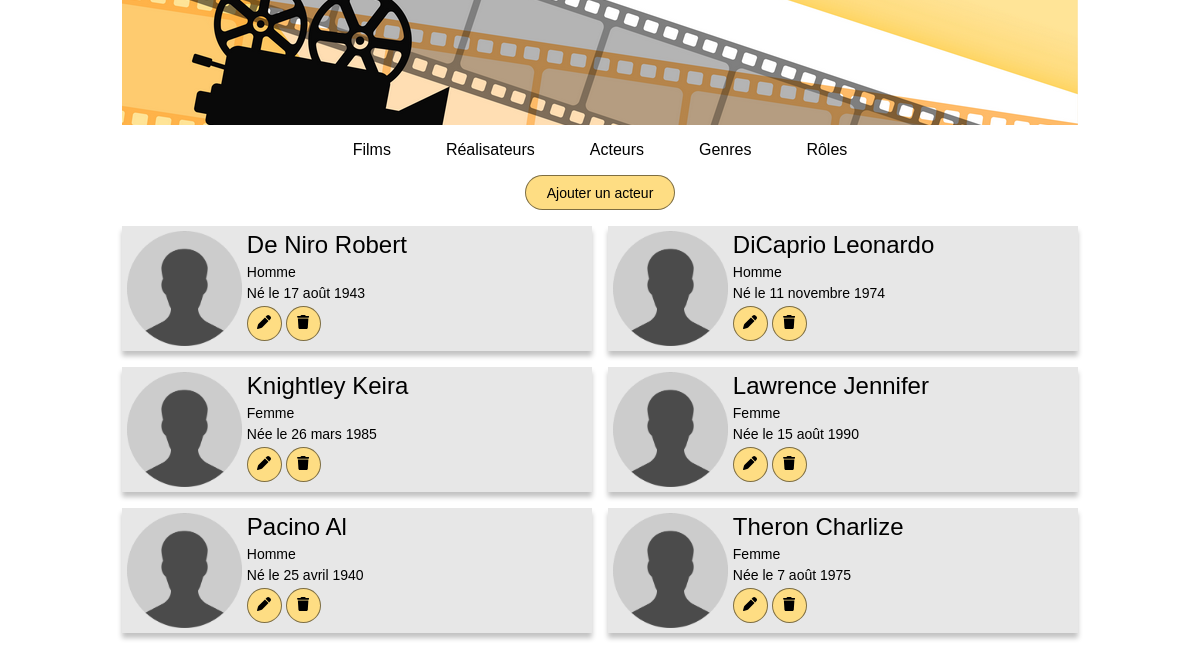
The page /index.php?action=listActeurs on the database its author committed.
### tables this page shows
CREATE TABLE IF NOT EXISTS `acteur` (
  `id_acteur` int NOT NULL AUTO_INCREMENT,
  `id_personne` int NOT NULL,
  PRIMARY KEY (`id_acteur`),
  UNIQUE KEY `id_personne` (`id_personne`),
  CONSTRAINT `acteur_ibfk_1` FOREIGN KEY (`id_personne`) REFERENCES `personne` (`id_personne`) ON DELETE CASCADE
);

CREATE TABLE IF NOT EXISTS `personne` (
  `id_personne` int NOT NULL AUTO_INCREMENT,
  `nom_personne` varchar(50) NOT NULL,
  `prenom_personne` varchar(50) NOT NULL,
  `sexe_personne` varchar(50) NOT NULL,
  `dateNaissance_personne` date NOT NULL,
  PRIMARY KEY (`id_personne`)
);

### controller/CinemaController.php (called while the page is built, shortened)
<?php
class CinemaController
{
    public function connectToBDD()
    {
        return Connect::seConnecter();
    }
    public function listActeurs()
    {
        $acteurs = $this->connectToBDD()->query("
        SELECT
        a.id_acteur,
        CONCAT(nom_personne, ' ', prenom_personne) AS acteurFilm,
        sexe_personne,
        dateNaissance_personne
        FROM acteur a
        INNER JOIN personne p ON a.id_personne = p.id_personne
        ORDER BY acteurFilm
        ");
        require "view/listActeurs.php";
    }
}

### model/Connect.php (called while the page is built, shortened)
<?php
abstract class Connect
{
    public static function seConnecter()
    {
        try
        {
            return new \PDO("mysql:host=" . self::HOST . ";dbname=" . self::DB . ";charset=utf8", self::USER, self::PASS);
        }
        catch (\PDOException $ex)
        {
            return $ex->getMessage();
        }
    }
}

### view/listActeurs.php (the view, shortened to what this page needs)
<div class="top">
    <button type="bouton" class="button button-large button-center"><a href="index.php?action=formAddActeur">Ajouter un acteur</a></button>
</div>
<?php foreach ($acteurs->fetchALL() as $acteur) {
?>
    <div class="personne-box bg">
        <img src="public/img/avatar.png" class="avatar"></img>
        <div class="personne-main">
            <h1><a href="index.php?action=infoActeur&id=<?= $acteur["id_acteur"] ?>"><?= $acteur["acteurFilm"] ?></a></h1>
            <p><?= $acteur["sexe_personne"] ?></p>
            <?php
            $datetime = new DateTime($acteur["dateNaissance_personne"]);
            $formatter = new IntlDateFormatter('fr_FR', IntlDateFormatter::RELATIVE_LONG, IntlDateFormatter::NONE);
            ?>
            <p>Né<?= $acteur["sexe_personne"] == "Femme" ? "e" : "" ?> le <?= $formatter->format($datetime) ?></p>
            <button type="bouton" class="button button-round">
                <a href="index.php?action=formEditActeur&id=<?= $acteur["id_acteur"] ?>">
                </a>
            </button>
            <button type="bouton" class="button button-round">
                <a href="index.php?action=deleteActeur&id=<?= $acteur["id_acteur"] ?>">
                </a>
            </button>
        </div>
    </div>
<?php }
require "view/template.php";

### public/css/style.css (style rules this page uses)
* { margin: 0px; padding: 0px; box-sizing: border-box; font-family: sans-serif; }
a:link, a:visited { color: black; text-decoration: none; }
p { margin-top: 5px; }
.bg { background-color: rgb(231, 231, 231); box-shadow: 0 5px 5px rgb(194, 194, 194); }
button { display: inline-block; background-color: rgb(254, 221, 131); border-radius: 20px; border: 1px solid rgba(0, 0, 0, 0.5); color: black; font-size: 14px; padding: 8px; cursor: pointer; }
.bg button { margin-top: 5px; }
.button { height: 35px; }
.button-round { width: 35px; }
.button-large { width: 150px; }
.top { margin: auto; }
h1 { font-size: 24px; font-weight: normal; }
.personne-box { width: 100%; height: 125px; margin: 10px; display: flex; flex-wrap: wrap; }
.personne-main { font-size: 14px; margin: 5px; }
.avatar { max-width: 115px; max-height: 115px; margin-top: 5px; margin-left: 5px; }
@media screen and (min-width: 1200px) { .top { flex-basis: 100%; display: flex; } }
@media screen and (min-width: 1200px) { .button-center { margin: auto; } }
@media screen and (min-width: 1200px) { h1 { margin-top: 20px; } }
@media screen and (min-width: 1200px) { .personne-box { width: 470px; margin: 0px; } }
@media screen and (min-width: 1200px) { .personne-box h1 { margin-top: 0px; } }

### rows shown on the page
acteur: acteurFilm "De Niro Robert", id_personne.sexe_personne "Homme", id_personne.dateNaissance_personne "17 août 1943"
acteur: acteurFilm "DiCaprio Leonardo", id_personne.sexe_personne "Homme", id_personne.dateNaissance_personne "11 novembre 1974"
acteur: acteurFilm "Knightley Keira", id_personne.sexe_personne "Femme", id_personne.dateNaissance_personne "26 mars 1985"
acteur: acteurFilm "Lawrence Jennifer", id_personne.sexe_personne "Femme", id_personne.dateNaissance_personne "15 août 1990"
acteur: acteurFilm "Pacino Al", id_personne.sexe_personne "Homme", id_personne.dateNaissance_personne "25 avril 1940"
acteur: acteurFilm "Theron Charlize", id_personne.sexe_personne "Femme", id_personne.dateNaissance_personne "7 août 1975"
